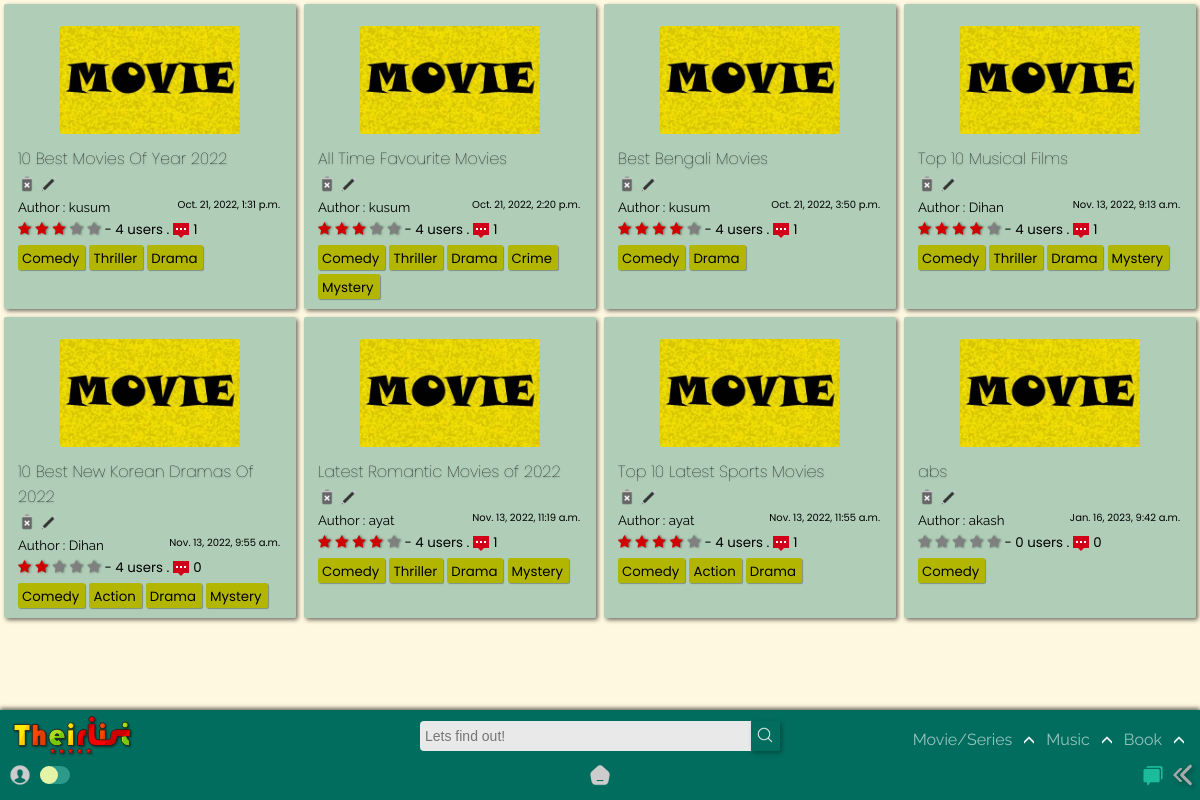
The app's page /home/film/Comedy with its own data.
### app/models.py (models this page shows, shortened)
class List(models.Model):
    title = models.CharField(max_length=120)
    genre = models.ManyToManyField('Genre',blank=True)
    creator = models.ForeignKey(User,on_delete=models.SET_NULL,blank=True, null=True)
    posted = models.DateTimeField(auto_now_add=True)
    content = RichTextField(null=True,default=' ')
    type = models.CharField(max_length=10,default="Movie")
    spoiler_choices = [(False, 'No'),(True, 'Yes')]
    spoiler = models.BooleanField(default=False,null=True, choices = spoiler_choices)
    slug = models.SlugField(max_length= 300,null=True, blank = True, unique=True)
    def average_rating(self) -> float:
        return Starr.objects.filter(list=self).aggregate(Avg("rate"))["rate__avg"] or 0
    def count_rating(self):
        return Starr.objects.filter(list=self).count()
    def count_comments(self):
        return Review.objects.filter(List=self).count()

class Genre(models.Model):
    name = models.CharField(max_length=150)
    def __str__(self):
        return self.name

### app/views.py (the view)
# urls.py: path('film/',views.film, name='film'),
def film(request,query=None):
    if not query:
        qs = List.objects.all()
    else:
        qs = List.objects.filter(genre__name__icontains=query)
    return render(request, 'app/film.html', {'query': qs, 'result' : query} )

### templates/app/film.html (shortened to what this page needs)
{% extends "index.html" %}
{% load static %}
{% block content %}
<section>
    <div class="contain-sec" id="contain-sec5">
      {% for film in query %}
      <div class="elements">
        <div class="thumb">
          <img src="{% static 'app/images/movie-poster.jpg' %}" width="100px" />
        </div>
        <div class="Title">
          <a href="{% url 'app:list_detail' film.slug %}"><h4 class="tit">{{film.title}}</h4></a>
          {% if user.id == film.creator.id %}
          <a href="{% url 'app:delete_movie' film.slug %}"><img src ="{% static 'app/images/delete.png' %}"></a>
          <a href="{% url 'app:update_list' film.slug %}"><img src ="{% static 'app/images/edit.png' %}"></a>
          {% else %}
          <img src ="{% static 'app/images/delete-dis.png' %}">
          <img src ="{% static 'app/images/edit-dis.png' %}">
          {% endif %}
        </div>
        <div class="Author">
          <small>Author : {{film.creator.username}}<span>{{film.posted}}</span></small>
        </div>
        <div class="rating">
          <span class="star-headline">
            <span class="fa fa-star {% if film.average_rating > 0 %} checked {% endif %}"></span>
            <span class="fa fa-star {% if film.average_rating > 1 %} checked {% endif %}"></span>
            <span class="fa fa-star {% if film.average_rating > 2 %} checked {% endif %}"></span>
            <span class="fa fa-star {% if film.average_rating > 3 %} checked {% endif %}" ></span>
            <span class="fa fa-star {% if film.average_rating > 4 %} checked {% endif %}"></span>
          </span>
          <small> - {{film.count_rating}} users .<img class="comments_count" src="{% static 'app/images/comments.png' %}">{{film.count_comments}}</small>
        </div>
          {% for tag in film.genre.all %}
          <div class="Genre">
            <a href="{% url 'app:film' query=tag %}">
              <small>{{ tag }}</small>
            </a>
          </div>
            {% empty %}
            No tags!
          {% endfor %}
      </div>
      {% endfor %}
    </div>
  </section>
{% endblock content %}

### static/app/css/desk.css (style rules this page uses)
:root { --rd: #D10000; --white: rgb(233, 233, 233); --rd2: #9DAAF2; --dark: #1d1d1d; --teal: rgb(0, 109, 94); }
* { -webkit-tap-highlight-color: transparent; margin: 0; padding: 0; box-sizing: border-box; }
body { -webkit-tap-highlight-color: transparent; background-color: #fff5d1ab; text-decoration: none; height: 100vh; display: flex; flex-direction: column; font-family: 'Raleway', sans-serif; }
.Title img { height: 18px!important; }
.Genre small { padding: 0 0; margin-right: 2px; }
.fa { color: grey; filter: drop-shadow(1px 0px 1px rgba(0, 0, 0, 0.493)); }
.star-headline .checked { color: #D10000; }
.star-headline span { font-size: 14px; }
.comments_count { height: 16px; margin-bottom: -4px; margin-left: 4px; margin-right: 4px; }

### static/app/css/content_css.css (style rules this page uses)
section { position: relative; z-index: 0; }
.contain-sec { padding-top: 0px; display: grid; width: 100%; color: black; grid-template-rows: repeat(auto-fit, minmax(100px, 1fr)); grid-template-columns: repeat(auto-fit, minmax(250px, 1fr)); position: relative; margin-bottom: 100px; }
.elements { padding: 10px 14px; width: auto; cursor: pointer; background-color: rgba(0, 109, 94, 0.315); margin: 4px; border-radius: 2px; position: relative; box-shadow: 2px 2px 4px #00000090; transition: all 250ms ease-in-out; }
.thumb { display: grid; justify-content: center; }
.thumb img { height: 108px; width: auto; border-radius: 2px; margin: 12px; }
.tit { font-family: Poppins; font-size: 1em; font-weight: lighter; transition: all 250ms ease-in-out; margin-bottom: 4px; text-shadow: 0px 1px 2px #0000005b; }
.Author span { position: absolute; margin-right: 16px; right: 0; cursor: pointer; font-size: 10px; font-family: 'Poppins', sans-serif; }
.rating { font-family: 'Poppins', sans-serif; }
.Genre { margin: 0px 0px; margin-top: 4px; padding: 0px 4px; border-radius: 2px; background-color: rgb(179, 182, 0); color: rgb(0, 0, 0); width: max-content; cursor: pointer; display: inline-block; box-shadow: 1px 1px 1px #0000004b; font-family: 'Poppins', sans-serif; transition: all 350ms ease-in-out; }

### templates/app/film.html (style rules this page uses)
.Title img { height: 14px; }

### records on screen
List: title "10 Best Movies Of Year 2022", creator.username "kusum", posted "Oct. 21, 2022, 1:31 p.m.", count_rating "4", count_comments "1"
Genre: name "Comedy"
Genre: name "Thriller"
Genre: name "Drama"
List: title "All Time Favourite Movies", creator.username "kusum", posted "Oct. 21, 2022, 2:20 p.m.", count_rating "4", count_comments "1"
Genre: name "Crime"
Genre: name "Mystery"
List: title "Best Bengali Movies", creator.username "kusum", posted "Oct. 21, 2022, 3:50 p.m.", count_rating "4", count_comments "1"
List: title "Top 10 Musical Films", creator.username "Dihan", posted "Nov. 13, 2022, 9:13 a.m.", count_rating "4", count_comments "1"
List: title "10 Best New Korean Dramas Of 2022", creator.username "Dihan", posted "Nov. 13, 2022, 9:55 a.m.", count_rating "4", count_comments "0"
Genre: name "Action"
List: title "Latest Romantic Movies of 2022", creator.username "ayat", posted "Nov. 13, 2022, 11:19 a.m.", count_rating "4", count_comments "1"
List: title "Top 10 Latest Sports Movies", creator.username "ayat", posted "Nov. 13, 2022, 11:55 a.m.", count_rating "4", count_comments "1"
List: title "abs", creator.username "akash", posted "Jan. 16, 2023, 9:42 a.m.", count_rating "0", count_comments "0"
